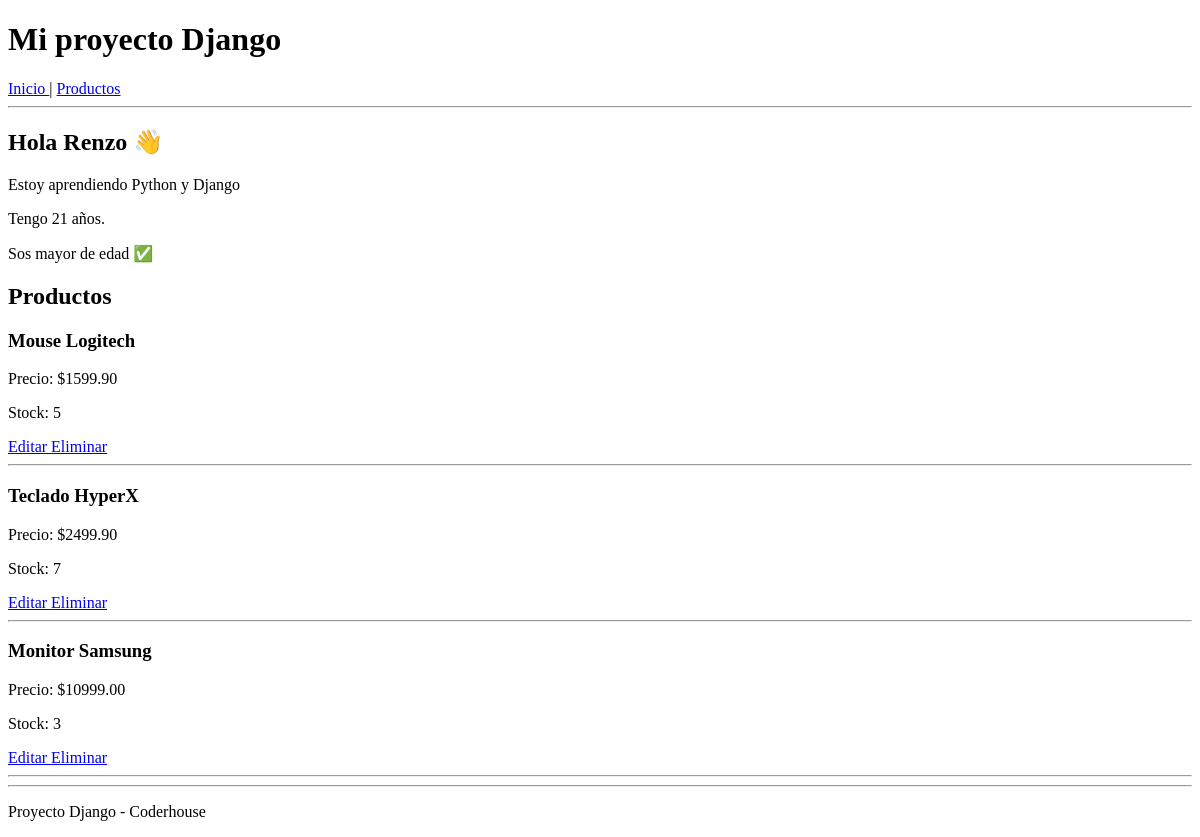
Before: / with the older database file.
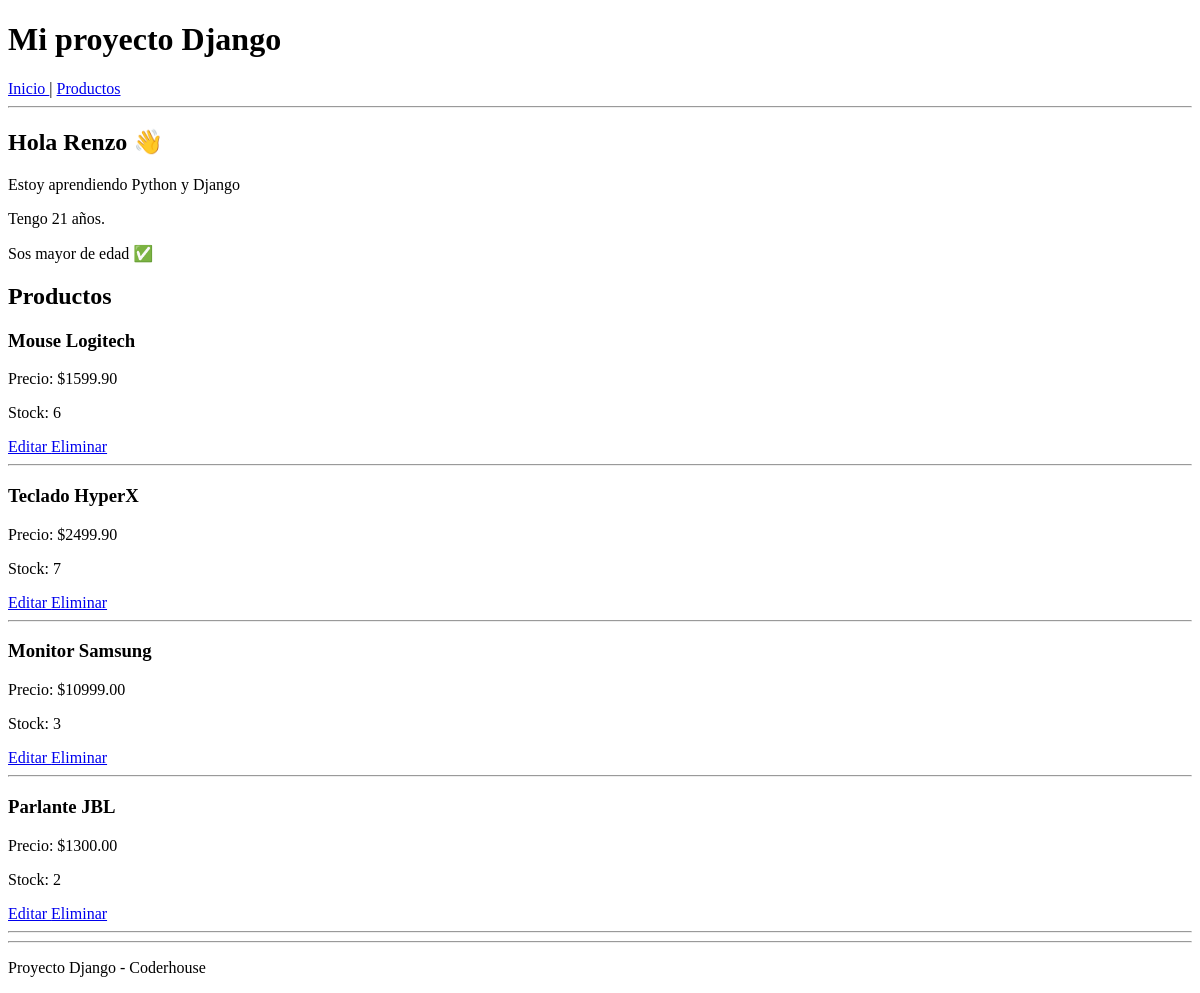
After: the same page with the newer database file.
### core/models.py (models this page shows, shortened)
class Producto(models.Model):
    nombre = models.CharField(max_length=100)
    precio = models.DecimalField(max_digits=10, decimal_places=2)
    stock = models.IntegerField()

### core/views.py (the view)
def inicio(request):
    productos = Producto.objects.all()
    contexto = {
        'nombre': 'Renzo',
        'curso': 'Python y Django',
        'edad': 21,
        'productos': productos,
    }
    return render(request, 'core/inicio.html', contexto)

### core/templates/core/inicio.html (shortened to what this page needs)
{% extends 'core/base.html' %}
{% block content %}
    <h2>Hola {{ nombre }} 👋</h2>
    <p>Estoy aprendiendo {{ curso }}</p>
    <p>Tengo {{ edad }} años.</p>
    {% if edad >= 18 %}
        <p>Sos mayor de edad ✅</p>
    {% else %}
        <p>Sos menor de edad</p>
    {% endif %}
    <h2>Productos</h2>
    {% for producto in productos %}
        <h3>{{ producto.nombre }}</h3>
        <p>Precio: ${{ producto.precio }}</p>
        <p>Stock: {{ producto.stock }}</p>
        <a href="{% url 'core:editar_producto' producto.id %}">
            Editar
        </a>
        <a href="{% url 'core:eliminar_producto' producto.id %}">
            Eliminar
        </a>
        <hr>
    {% empty %}
        <p>No hay productos cargados.</p>
    {% endfor %}
{% endblock %}

### core/templates/core/base.html (shortened to what this page needs)
<!DOCTYPE html>
<html>
<head>
</head>
<body>
    <header>
        <h1>Mi proyecto Django</h1>
        <nav>
            <a href="{% url 'core:inicio' %}">
                Inicio
            </a>
            |
            <a href="{% url 'core:lista_productos' %}">
                Productos
            </a>
        </nav>
        <hr>
    </header>
    <main>
        {% block content %}
        {% endblock %}
    </main>
    <hr>
    <footer>
        <p>Proyecto Django - Coderhouse</p>
    </footer>
</body>
</html>

Changed rows visible on the page:
changed Producto "Mouse Logitech": stock "5" → "6"
added Producto: nombre "Parlante JBL", precio "1300.00", stock "2"
